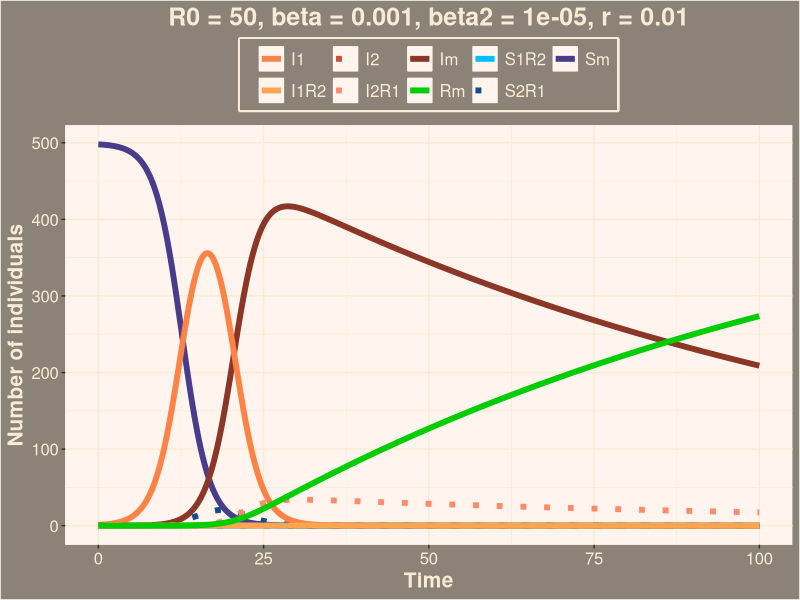

This figure's R source:
## ---- chunk 1
knitr::opts_chunk$set(echo = FALSE, warning = FALSE, message = FALSE, fig.align='center', fig.height=10, fig.width=10)
## ---- chunk 2
##########################################################
# Starting script to the module 'SIR models of epidemics'
##########################################################

# implements the basic SIR model, and plots simulation results

## Here you only need to know basic things:
##  #	To make comments
##  <-	Assigning a value to a symbol
##  c	To create a vector c(v1, v2, ..., vn)
##  e	is *10^
##  seq(a,b,c)	To create a sequence from a to b with intervals c


###################################
# FUNCTION DEFINITIONS
###################################

###
# SIR <- function(t, x, parms)
# Use: calculates the derivatives for the SIR model
# Input: 
#      t: time (not used here, because there is no explicit time dependence)
#      x: vector of the current values of all variables (S, I, R)
#      parms: vector of all parameter values
# Output:
#      der: vector of derivatives

# To use the lsoda function, the model function has to be a function of t (time),
# x (the vector of the variables) and parms (the parameters of the model).

SIR <- function(t, x, parms){

# Beta and r are not global variables. This means that if you type beta in R, the output will be 'beta',
# and not its value. You have to specify that you want to use the value of beta from 'parms' to solve the ODEs.
# Similarly, the variables of the model are taken from the vector x. This is done by the 'with' function.
  
  with(as.list(c(parms,x)),{
    dSm <- -beta*Sm*Im -
      #Sm fogy, ha Sm Im-mel találkozik
      beta*Sm*I1 -
      #Sm fogy, ha Sm I1-gyel találkozik
      beta2*Sm*I2 -
      #Sm fogy, ha Sm I2-vel találkozik
      beta*Sm*I1R2 -
      #Sm fogy, ha Sm I1R2-vel találkozik
      beta2*Sm*I2R1
      #Sm fogy, ha Sm I2R1-gyel találkozik
    dS1R2 <- +r*I2 -
      #S1R2 nő, ha I2 felépül
      beta*S1R2*Im -
      #S1R2 fogy, ha S1R2 Im-mel találkozik
      beta*S1R2*I1 -
      #S1R2 fogy, ha S1R2 I1-gyel találkozik
      beta*S1R2*I1R2
      #S1R2 fogy, ha S1R2 I1R2-vel találkozik
    dS2R1 <- +r*I1 -
      #S2R1 nő, ha I1 felépül
      beta*S2R1*Im -
      #S2R1 fogy, ha S2R1 Im-mel találkozik
      beta*S2R1*I2 -
      #S2R1 fogy, ha S2R1 I2-vel találkozik
      beta*S2R1*I2R1
      #S2R1 fogy, ha S2R1 I2R1-gyel találkozik
    dIm <- +beta*Sm*Im +
      #Im nő, ha Im Sm-mel találkozik
      2*beta*I1*I2 +
      #Im nő, ha I1 I2-vel találkozik (átathatják egymásnak is, ezért a 2x szorzó)
      beta*I2*I1R2 +
      #Im nő, ha I2 I1R2-vel találkozik
      beta*I1*I2R1 +
      #Im nő, ha I1 I2R1-gyel találkozik
      beta*I1*Im +
      #Im nő, ha I1 Im-mel találkozik
      beta*I2*Im -
      #Im nő, ha I2 Im-mel találkozik
      r*Im
      #Im fogy, ha felépül és Rm lesz
    dI1 <- +beta*Sm*I1 +
      #I1 nő, ha Sm I1-gyel találkozik
      beta*Sm*I1R2 -
      #I1 nő, ha Sm I1R2-vel találkozik
      beta*I1*I2 -
      #I1 fogy, ha I1 I2-vel találkozik és Im lesz
      beta*I1*I2R1 -
      #I1 fogy, ha I1 I2R1-gyel találkozik és Im lesz
      beta*I1*Im -
      #I1 fogy, ha I1 Im-mel találkozik és Im lesz
      r*I1
      #I1 fogy, ha felépül
    dI2 <- +beta2*Sm*I2 +
      #I2 nő, ha Sm I2-vel találkozik
      beta2*Sm*I2R1 -
      #I2 nő, ha Sm I2R1-gyel találkozik
      beta*I1*I2 -
      #I2 fogy, ha I2 I1-gyel találkozik és Im lesz
      beta*I2*I1R2 -
      #I2 fogy, ha I2 I1R2-vel találkozik és Im lesz
      beta*I2*Im -
      #I2 fogy, ha I2 Im-mel találkozik és Im lesz
      r*I2
      #I2 fogy, ha felépül
    dI1R2 <- +beta*S1R2*I1 +
      #I1R2 nő, ha S1R2 I1-gyel találkozik
      beta*S1R2*I1R2 +
      #I1R2 nő, ha S1R2 I1R2-vel találkozik
      beta*S1R2*Im -
      #I1R2 nő, ha S1R2 Im-mel találkozik
      r*I1R2
      #I1R2 csökken, ha felépül
    dI2R1 <- +beta*S2R1*I2 +
      #I2R1 nő, ha S2R1 I2-vel találkozik
      beta*S2R1*I2R1 +
      #I2R1 nő, ha S2R1 I2R1-gyel találkozik
      beta*S2R1*Im -
      #I2R1 nő, ha S2R1 Im-mel találkozik
      r*I2R1
      #I2R1 csökken, ha felépül
    dRm <- +r*Im +
      #Rm nő, ha Im felépül
      r*I1R2 +
      #Rm nő, ha I1R2 felépül
      r*I2R1
      #Rm nő, ha I2R1 felépül
    
    # Note: because S+I+R=constant, this equation could actually be omitted,
    # and R at any time point could simply be calculated as N-S-I.
    der <- c(dSm, dS1R2, dS2R1, dIm, dI1, dI2, dI1R2, dI2R1, dRm)
    list(der)  # the output must be returned    
  }) # end of 'with'

}  # end of function definition


###########################
# MAIN PROGRAM
###########################

### LOAD LIBRARIES
#load R library for ordinary differential equation solvers
library(deSolve)

### INITIALIZE PARAMETER SETTINGS
parms <- # set the parameters of the model
        c(beta=0.001,
          beta2=0.00001,
          r=0.01)
inits <- # set the initial values
        c(Sm=498,
          S1R2=0,
          S2R1=0,
          Im=0,
          I1=1,
          I2=1,
          I1R2=0,
          I2R1=0,
          Rm=0)
dt    <- # set the time points for evaluation
        seq(0,100,0.1)

N <- sum(inits)
R_0 <- with(as.list(parms),{beta*N/r})

### SIMULATE THE MODEL

## Use lsoda to solve the differential equations numerically. The syntax should be
## lsoda(initial values, time points, function, parameters)

simulation <- as.data.frame(lsoda(inits, dt, SIR, parms=parms)) # this way our set 'parms' will be used as default

### PLOT THE OUTPUT

# If you remove the # before pdf(...) and dev.off(), the output will be written in a pdf file,
# in the working directory. If you don't, a window containing your graph will just pop up.

#pdf("startingscript.pdf")
#par(cex=1.7)
# Plot S according to time, in blue, and add the graph I and R according to time,
# in red and dark green respectively. Call help(plot) for further details.

library(ggplot2)

#itt írom be, hogy kiírja nekem a beta-kat meg r-eket is a plotra
rval = paste("R0 = ",R_0, sep = "")
beta = parms[1]
beta2 = parms[2]
r = parms[3]
beta3 = paste("beta = ",beta, sep = "")
beta4 = paste("beta2 = ",beta2, sep = "")
r2 = paste("r = ",r,sep = "")
title = paste(rval,beta3,beta4,r2, sep = ", ")

#plot script
plot = ggplot(simulation, aes(x = time)) + 
  geom_line(aes(y = Sm, colour = "Sm"), size=2, alpha=1) + 
  geom_line(aes(y = S1R2, colour = "S1R2"), size=2, alpha=1) + 
  geom_line(linetype="dotted", aes(y = S2R1, colour = "S2R1"), size=2, alpha=1) +
  geom_line(aes(y = Im, colour = "Im"), size=2, alpha=1) +
  geom_line(aes(y = I1, colour = "I1"), size=2, alpha=1) +
  geom_line(linetype="dotted", aes(y = I2, colour = "I2"), size=2, alpha=1) + 
  geom_line(aes(y = I1R2, colour = "I1R2"), size=2, alpha=1) +
  geom_line(linetype="dotted", aes(y = I2R1, colour = "I2R1"), size=2, alpha=1) +
  geom_line(aes(y = Rm, colour = "Rm"), size=2, alpha=1) +
  ylab("Number of individuals") + 
  xlab("Time") +
  ggtitle(title) +
  scale_color_manual(name = " ",
                     values = c("Sm"="darkslateblue","S1R2"="deepskyblue","S2R1"="dodgerblue4",
                                "Im"="tomato4","I1"="sienna1","I2"="tomato3",
                                "I1R2"="tan1","I2R1"="salmon1","Rm"="green3")) +
  theme(plot.background = element_rect(fill = "antiquewhite4"),
        legend.background = element_rect(fill = "antiquewhite4"),
        plot.title = element_text(size = 18, lineheight=.8, hjust=0.5, face="bold", colour="antiquewhite"),
        plot.subtitle = element_text(size = 16, lineheight=.8, hjust=0.5, face="italic", colour="antiquewhite"),
        axis.title = element_text(size = 15, face="bold",colour="antiquewhite"),
        axis.text = element_text(size = 12,colour="antiquewhite"),
        legend.position="top",
        legend.key = element_rect(fill = "seashell"),
        legend.text = element_text(size = 12,colour="antiquewhite"),
        legend.box.background = element_rect(colour = "antiquewhite", size=1.5),
        panel.background = element_rect(fill = "seashell", colour = "seashell", size = 0.5, linetype = "solid"),
        panel.grid.major = element_line(size = 0.5, linetype = 'solid', colour = "antiquewhite"), 
        panel.grid.minor = element_line(size = 0.25, linetype = 'solid', colour = "antiquewhite"))
print(plot)
